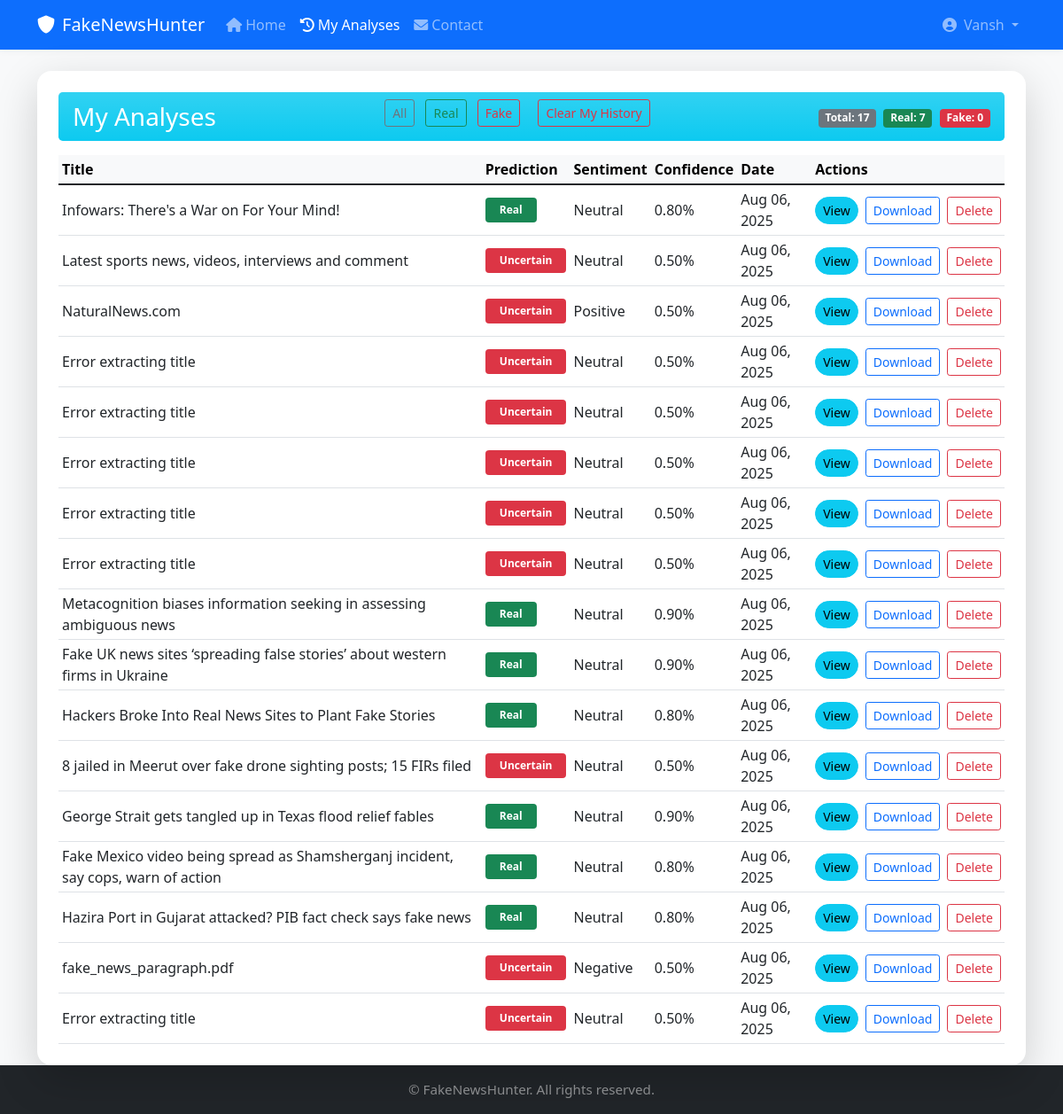
The page /history/ (signed in) on the database its author committed.
### core/models.py (models this page shows, shortened)
class UserProfile(models.Model):
    user = models.OneToOneField(User, on_delete=models.CASCADE, related_name='profile')
    full_name = models.CharField(max_length=255, blank=True)
    bio = models.TextField(max_length=500, blank=True)
    profile_picture = models.ImageField(upload_to='profile_pics/', blank=True, null=True)
    created_at = models.DateTimeField(auto_now_add=True)
    updated_at = models.DateTimeField(auto_now=True)
    @property
    def display_name(self):
        return self.full_name if self.full_name else self.user.username

class ArticleAnalysis(models.Model):
    user = models.ForeignKey(User, on_delete=models.CASCADE, related_name='analyses', null=True, blank=True)
    url = models.URLField(unique=True)
    title = models.CharField(max_length=512)
    content = models.TextField()
    publication_date = models.DateTimeField(null=True, blank=True)
    author = models.CharField(max_length=256, null=True, blank=True)
    source_domain = models.CharField(max_length=128)
    prediction = models.CharField(max_length=32)
    confidence = models.FloatField()
    sentiment = models.CharField(max_length=32)
    sentiment_score = models.FloatField()
    entities = models.TextField()
    trust_score = models.CharField(max_length=32)
    created_at = models.DateTimeField(auto_now_add=True)
    class Meta:
        verbose_name_plural = "Article Analyses"
        ordering = ['-created_at']

### core/views.py (the view)
# urls.py: path('history/', views.history, name='history'),
@login_required
def history(request):
    filter_val = request.GET.get('filter')
    if request.user.is_staff or request.user.is_superuser:
        qs = ArticleAnalysis.objects.all().order_by('-created_at')
    else:
        qs = ArticleAnalysis.objects.filter(user=request.user).order_by('-created_at')
    if filter_val in ('Real', 'Fake'):
        analyses = qs.filter(prediction=filter_val)
    else:
        analyses = qs
    stats = {
        'total': qs.count(),
        'real': qs.filter(prediction='Real').count(),
        'fake': qs.filter(prediction='Fake').count(),
    }
    return render(request, 'history.html', {'analyses': analyses, 'stats': stats})

### templates/history.html (shortened to what this page needs)
{% extends 'base.html' %}
{% block content %}
<div class="row justify-content-center">
    <div class="col-md-12">
        <div class="card shadow-lg p-4 border-0">
            <div class="card-header bg-gradient bg-info text-white d-flex flex-column flex-md-row align-items-md-center justify-content-between rounded-3 mb-3 border-0">
                <h3 class="mb-2 mb-md-0">{% if user.is_staff or user.is_superuser %}All Analyses{% else %}My Analyses{% endif %}</h3>
                <div>
                    <a href="?" class="btn btn-outline-secondary btn-sm me-2 mb-2">All</a>
                    <a href="?filter=Real" class="btn btn-outline-success btn-sm me-2 mb-2">Real</a>
                    <a href="?filter=Fake" class="btn btn-outline-danger btn-sm mb-2">Fake</a>
                    <a href="{% url 'clear_history' %}" class="btn btn-outline-danger btn-sm mb-2 ms-md-3" onclick="return confirm('{% if user.is_staff or user.is_superuser %}Are you sure you want to clear ALL analyses from ALL users?{% else %}Are you sure you want to clear your analysis history?{% endif %}');">{% if user.is_staff or user.is_superuser %}Clear All{% else %}Clear My History{% endif %}</a>
                </div>
                <div class="mt-2 mt-md-0">
                    <span class="badge bg-secondary me-1">Total: {{ stats.total }}</span>
                    <span class="badge bg-success me-1">Real: {{ stats.real }}</span>
                    <span class="badge bg-danger">Fake: {{ stats.fake }}</span>
                </div>
            </div>
            <div class="card-body p-0">
                <div class="table-responsive">
                    <table class="table table-hover table-sm align-middle mb-0">
                        <thead class="table-light">
                            <tr>
                                <th>Title</th>
                                <th>Prediction</th>
                                <th>Sentiment</th>
                                <th>Confidence</th>
                                <th>Date</th>
                                <th>Actions</th>
                            </tr>
                        </thead>
                        <tbody>
                        {% for analysis in analyses %}
                        <tr class="align-middle">
                            <td class="fw-semibold">{{ analysis.title }}</td>
                            <td>
                                <span class="badge px-3 py-2 bg-{% if analysis.prediction == 'Real' %}success{% else %}danger{% endif %}">
                                    {{ analysis.prediction }}
                                </span>
                            </td>
                            <td>{{ analysis.sentiment }}</td>
                            <td>{{ analysis.confidence|floatformat:2 }}%</td>
                            <td>{{ analysis.created_at|date:"M d, Y" }}</td>
                            <td>
                                <div class="d-flex align-items-center gap-2 flex-nowrap">
                                    <a href="{% url 'result' analysis.pk %}" class="btn btn-sm btn-info">View</a>
                                    <a href="{% url 'download_result' analysis.pk %}" class="btn btn-sm btn-outline-primary">Download</a>
                                    <a href="{% url 'delete_analysis' analysis.pk %}" class="btn btn-sm btn-outline-danger" onclick="return confirm('Delete this analysis?');">Delete</a>
                                </div>
                            </td>
                        </tr>
                        {% empty %}
                        <tr><td colspan="6" class="text-center text-muted">No analyses found.</td></tr>
                        {% endfor %}
                        </tbody>
                    </table>
                </div>
            </div>
        </div>
    </div>
</div>
{% endblock %}

### templates/base.html (shortened to what this page needs)
<!DOCTYPE html>
<html lang="en">
<head>
    <link href="https://cdn.jsdelivr.net/npm/bootstrap@5.1.3/dist/css/bootstrap.min.css" rel="stylesheet">
    <link href="https://cdnjs.cloudflare.com/ajax/libs/font-awesome/6.0.0/css/all.min.css" rel="stylesheet">
    {% load static %}
    <link rel="stylesheet" href="{% static 'style.css' %}">
</head>
<body class="d-flex flex-column min-vh-100">
    {% if request.resolver_match.url_name != 'landing' %}
        {% if user.is_authenticated %}
            {% if user.is_superuser or user.is_staff %}
                {% include 'navbar_admin.html' %}
            {% else %}
                {% include 'navbar_user.html' %}
            {% endif %}
        {% else %}
            {% if request.resolver_match.url_name == 'login' or request.resolver_match.url_name == 'register' %}
                {% include 'navbar_auth.html' %}
            {% endif %}
        {% endif %}
    {% endif %}
    <main class="flex-shrink-0">
        {% if request.resolver_match.url_name != 'landing' %}
        <div class="container mt-4">
        {% endif %}
            {% block content %}
            {% endblock %}
        {% if request.resolver_match.url_name != 'landing' %}
        </div>
        {% endif %}
    </main>
    <footer class="footer mt-auto py-3 bg-dark text-white-50">
        <div class="container text-center">
            <span>© {{ now|date:'Y' }} FakeNewsHunter. All rights reserved.</span>
        </div>
    </footer>
</body>
</html>

### templates/navbar_user.html (shortened to what this page needs)
<nav class="navbar navbar-expand-lg navbar-dark bg-primary">
    <div class="container">
        <a class="navbar-brand" href="{% url 'home' %}">
            <i class="fas fa-shield-alt me-2"></i>FakeNewsHunter
        </a>
        <div class="collapse navbar-collapse" id="navbarNav">
            <ul class="navbar-nav me-auto">
                <li class="nav-item">
                    <a class="nav-link {% if request.resolver_match.url_name == 'home' %}active{% endif %}" href="{% url 'home' %}">
                        <i class="fas fa-home me-1"></i>Home
                    </a>
                </li>
                <li class="nav-item">
                    <a class="nav-link {% if request.resolver_match.url_name == 'history' %}active{% endif %}" href="{% url 'history' %}">
                        <i class="fas fa-history me-1"></i>My Analyses
                    </a>
                </li>
                <li class="nav-item">
                    <a class="nav-link {% if request.resolver_match.url_name == 'contact' %}active{% endif %}" href="{% url 'contact' %}">
                        <i class="fas fa-envelope me-1"></i>Contact
                    </a>
                </li>
            </ul>
            <ul class="navbar-nav">
                <li class="nav-item dropdown">
                    <a class="nav-link dropdown-toggle" href="#" id="navbarDropdown" role="button" data-bs-toggle="dropdown" aria-expanded="false">
                        {% if user.profile.profile_picture %}
                            <img src="{{ user.profile.profile_picture.url }}" alt="Profile" class="rounded-circle me-1" style="width: 24px; height: 24px; object-fit: cover;">
                        {% else %}
                            <i class="fas fa-user-circle me-1"></i>
                        {% endif %}
                        {{ user.profile.display_name }}
                    </a>
                </li>
            </ul>
        </div>
    </div>
</nav>

### static/style.css (style rules this page uses)
body { background: #f8f9fa; }
.card { border-radius: 1rem; }
.card-header { border-radius: 1rem 1rem 0 0; }
footer.footer { width: 100%; font-size: 0.95rem; background: #212529; color: #adb5bd; }
.btn-primary, .btn-success, .btn-info { border-radius: 2rem; font-weight: 500; }
.table th, .table td { vertical-align: middle; }
.navbar { box-shadow: 0 2px 8px rgba(0,0,0,0.04); }

### rows shown on the page
ArticleAnalysis: title "Infowars: There's a War on For Your Mind!", prediction "Real", sentiment "Neutral", confidence "0.80", created_at "Aug 06, 2025"
ArticleAnalysis: title "Latest sports news, videos, interviews and comment", prediction "Uncertain", sentiment "Neutral", confidence "0.50", created_at "Aug 06, 2025"
ArticleAnalysis: title "NaturalNews.com", prediction "Uncertain", sentiment "Positive", confidence "0.50", created_at "Aug 06, 2025"
ArticleAnalysis: title "Error extracting title", prediction "Uncertain", sentiment "Neutral", confidence "0.50", created_at "Aug 06, 2025"
ArticleAnalysis: title "Error extracting title", prediction "Uncertain", sentiment "Neutral", confidence "0.50", created_at "Aug 06, 2025"
ArticleAnalysis: title "Error extracting title", prediction "Uncertain", sentiment "Neutral", confidence "0.50", created_at "Aug 06, 2025"
ArticleAnalysis: title "Error extracting title", prediction "Uncertain", sentiment "Neutral", confidence "0.50", created_at "Aug 06, 2025"
ArticleAnalysis: title "Error extracting title", prediction "Uncertain", sentiment "Neutral", confidence "0.50", created_at "Aug 06, 2025"
ArticleAnalysis: title "Metacognition biases information seeking in assessing ambiguous news", prediction "Real", sentiment "Neutral", confidence "0.90", created_at "Aug 06, 2025"
ArticleAnalysis: title "Fake UK news sites ‘spreading false stories’ about western firms in Ukraine", prediction "Real", sentiment "Neutral", confidence "0.90", created_at "Aug 06, 2025"
ArticleAnalysis: title "Hackers Broke Into Real News Sites to Plant Fake Stories", prediction "Real", sentiment "Neutral", confidence "0.80", created_at "Aug 06, 2025"
ArticleAnalysis: title "8 jailed in Meerut over fake drone sighting posts; 15 FIRs filed", prediction "Uncertain", sentiment "Neutral", confidence "0.50", created_at "Aug 06, 2025"
ArticleAnalysis: title "George Strait gets tangled up in Texas flood relief fables", prediction "Real", sentiment "Neutral", confidence "0.90", created_at "Aug 06, 2025"
ArticleAnalysis: title "Fake Mexico video being spread as Shamsherganj incident, say cops, warn of action", prediction "Real", sentiment "Neutral", confidence "0.80", created_at "Aug 06, 2025"
ArticleAnalysis: title "Hazira Port in Gujarat attacked? PIB fact check says fake news", prediction "Real", sentiment "Neutral", confidence "0.80", created_at "Aug 06, 2025"
ArticleAnalysis: title "fake_news_paragraph.pdf", prediction "Uncertain", sentiment "Negative", confidence "0.50", created_at "Aug 06, 2025"
ArticleAnalysis: title "Error extracting title", prediction "Uncertain", sentiment "Neutral", confidence "0.50", created_at "Aug 06, 2025"

### other values the page prints
{{ user.profile.display_name }} "Vansh"
{{ stats.total }} "17"
{{ stats.real }} "7"
{{ stats.fake }} "0"
